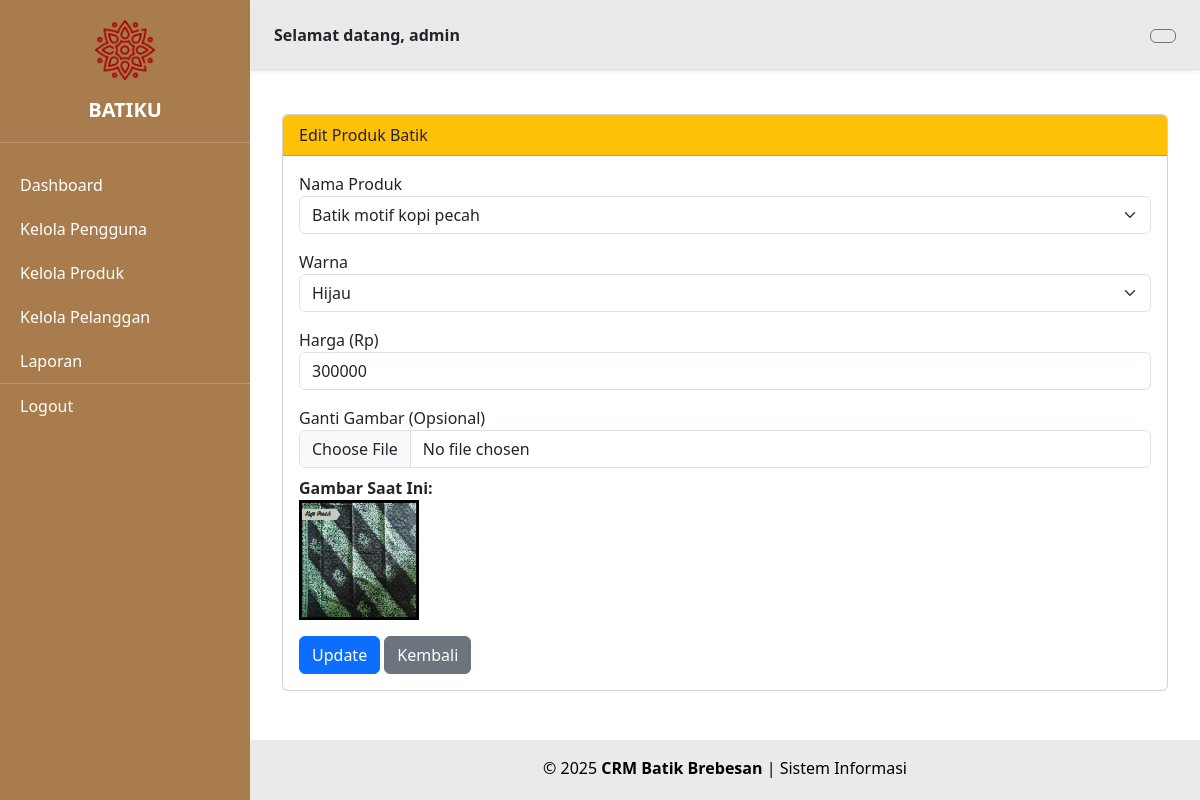
Page /proses/edit_batik.php?id=2 (signed in) on the committed database.
### tables this page shows
CREATE TABLE `produk_batik` (
  `id` int(11) NOT NULL,
  `nama_produk` varchar(100) NOT NULL,
  `warna` varchar(50) NOT NULL,
  `harga` int(11) NOT NULL,
  `gambar` varchar(255) DEFAULT NULL
);

### proses/edit_batik.php (the view, shortened to what this page needs)
<?php
include '../config/db.php';
$id = $_GET['id'];
$data = $conn->query("SELECT * FROM produk_batik WHERE id='$id'");
$row = $data->fetch_assoc();
?>
<!DOCTYPE html>
<html lang="id">
<head>
    <link href="https://cdn.jsdelivr.net/npm/bootstrap@5.3.0/dist/css/bootstrap.min.css" rel="stylesheet">
</head>
<body>
<?php include '../layout/sidebar.php'; ?>
<div class="main-content">
<?php include '../layout/header.php'; ?>
<div class="content-wrapper">
    <div class="container mt-4">
        <div class="card">
            <div class="card-header bg-warning text-dark">Edit Produk Batik</div>
            <div class="card-body">
                <form method="POST" enctype="multipart/form-data">
                    <div class="mb-3">
                        <label>Nama Produk</label>
                        <select name="nama_produk" class="form-select" required>
                            <option value="Batik motif kopi pecah" <?= $row['nama_produk'] == 'Batik motif kopi pecah' ? 'selected' : '' ?>>Batik motif kopi pecah</option>
                        </select>
                    </div>
                    <div class="mb-3">
                        <label>Warna</label>
                        <select name="warna" class="form-select" required>
                            <option value="hijau" <?= $row['warna'] == 'hijau' ? 'selected' : '' ?>>Hijau</option>
                        </select>
                    </div>
                    <div class="mb-3">
                        <label>Harga (Rp)</label>
                        <input type="number" name="harga" class="form-control" value="<?= $row['harga'] ?>" required>
                    </div>
                    <div class="mb-3">
                        <label>Ganti Gambar (Opsional)</label>
                        <input type="file" name="gambar" class="form-control" accept="image/*">
                        <div class="mt-2">
                            <strong>Gambar Saat Ini:</strong><br>
                            <img src="../uploads/<?= htmlspecialchars($row['gambar']) ?>" width="120">
                        </div>
                    </div>
                    <button type="submit" class="btn btn-primary">Update</button>
                    <a href="../pages/batik.php" class="btn btn-secondary">Kembali</a>
                </form>
            </div>
        </div>
    </div>
</div>
<?php include '../layout/footer.php'; ?>
</div>
</body>
</html>

### proses/edit_batik.php (style rules this page uses)
html, body { margin: 0; height: 100%; overflow: hidden; }
.main-content { margin-left: 250px; padding-top: 70px; padding-bottom: 60px; height: 100vh; overflow: hidden; display: flex; flex-direction: column; }
.content-wrapper { flex: 1; overflow-y: auto; padding: 20px; }

### rows in the picture
produk_batik: nama_produk "Batik motif kopi pecah", warna "Hijau", harga "300000", gambar (picture)

### other values in the picture
$_SESSION['role'] "admin"
